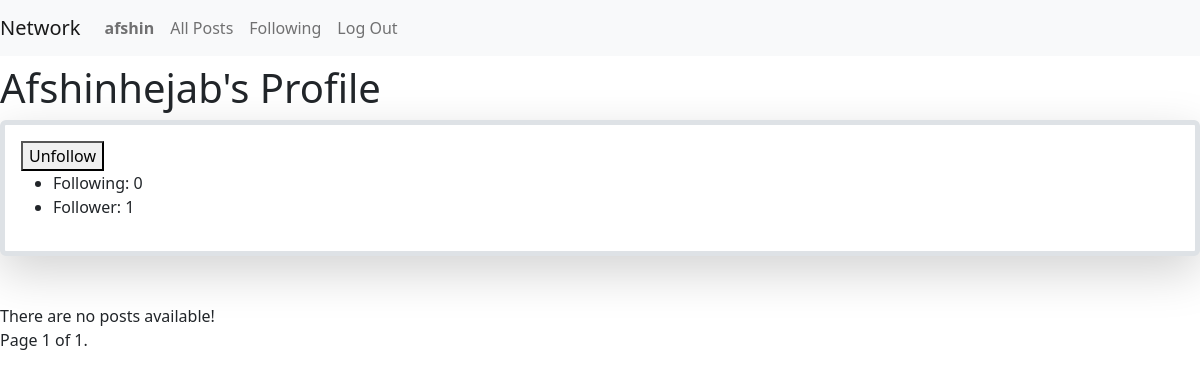
The page /?profile=2 (signed in) on the database as committed earlier.
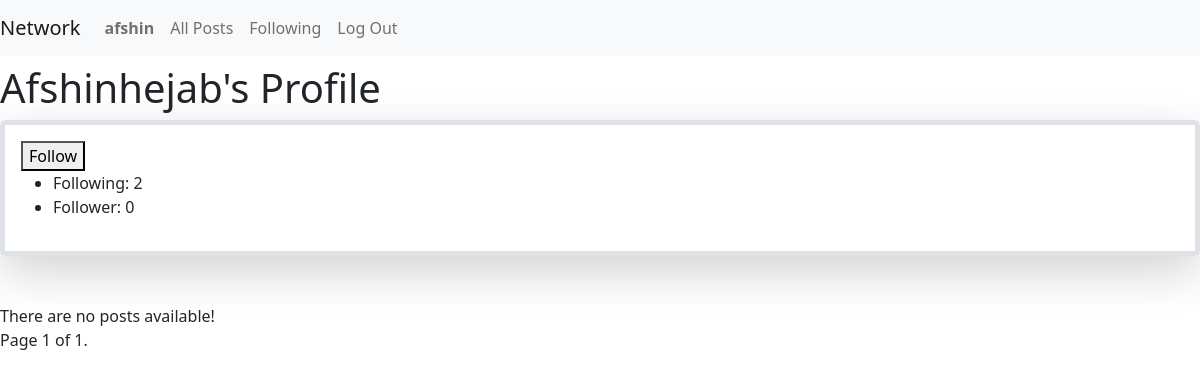
The same page on the database as committed later.
### network/models.py (models this page shows, shortened)
class User(AbstractUser):
    def following_list(self):
        return [following.following.id for following in self.following.all()] #user_id of the followings will be listed

### network/views.py (the view)
# urls.py: path("", views.index, name="index"),
def index(request):
    posts = Post.objects.all()
    posts = posts.order_by("-timestamp").all()
    users = User.objects.all()
    users_ids = [user.id for user in users]
    page_number = request.GET.get('page')
    profile = request.GET.get('profile')
    profile_view = False
    network_view = False
    newPost_view = False
    posts_view = False
    user_profile = None
    try:
        int(profile)
        if int(profile) in users_ids:
            user_profile = users.get(id=int(profile))
            posts = posts.filter(user=user_profile)
            header1 = f"{user_profile}'s profile"
            profile_view = True
            if user_profile == request.user:
                newPost_view = True
            posts_view = True
        else:
            header1 = 'all posts'
            newPost_view = True
            posts_view = True
    except:
        if profile == 'myprofile':
            posts = posts.filter(user=request.user)
            header1 = f"{request.user}'s profile"
            profile = request.user.id
            user_profile = request.user
            profile_view = True
            newPost_view = True
            posts_view = True
        elif profile == 'following':
            try:
                followings_ids = request.user.following_list()
                followings_users = [User.objects.get(id=id) for id in followings_ids]
                posts = posts.filter(user__in=followings_users)
            except:
                posts=[]
            header1 = 'following'
            posts_view = True
        elif profile == 'network':
            header1 = 'Network'
            network_view = True
        else:
            header1 = 'all posts'
            newPost_view = True
            posts_view = True
    paginator = Paginator(posts, 10) # Show 10 posts per page.
    page_obj = paginator.get_page(page_number)
    context = {
        'page_obj':page_obj,
        'header1':header1,
        'profile':profile,
        'users':users,
        'profile_view':profile_view,
        'user_profile':user_profile,
        'network_view':network_view,
        'newPost_view': newPost_view,
        'posts_view': posts_view
    }
    return render(request, "network/index.html", context)

### network/templates/network/index.html (shortened to what this page needs)
{% extends "network/layout.html" %}
{% load static %}
{% block body %}
<h1>{{ header1|title }}</h1>
{% if profile_view %}
    <div id='profile-view' class="border rounded border-5 shadow-lg p-3 mb-5 bg-body">
        {% if user.is_authenticated and not profile|add:'0'  == request.user.id %}
            <div id='follow' data-activeuserid={{ request.user.id }}>
                {% if profile|add:'0' in request.user.following_list %}
                    <button id='unfollowButton' data-user_id={{ profile }} data-activeuserid={{ request.user.id }} style="display: block;">Unfollow</button>
                {% else %}
                    <button id='followButton' data-user_id={{ profile }} data-activeuserid={{ request.user.id }} style="display: block;">Follow</button>
                {% endif %}
            </div>
        {% endif %}
        <ul>
            <li>Following: <text id='followingCount'>{{ user_profile.following.count }}</text></li>
            <li>Follower: <text id='followerCount'>{{ user_profile.follower.count }}</text></li>
        </ul>
    </div>
{% endif %}
{% if posts_view %}
    <div id='allposts-view' data-activeuserid={{ request.user.id }}>
        {% for post in page_obj %}
            <div data-activeuserid={{ request.user.id }} data-user_id={{ post.user.id }} data-post_id={{ post.id }} class="post border rounded border-5 shadow-lg p-3 mb-5 bg-body">
                <h4><a href='?profile={{ post.user.id }}'>{{ post.user }}</a></h4>
                <button class="edit" data-post_id={{ post.id }} style="display: block;">Edit</button>
                <textarea class="editedPostBody" style="display: block;">{{ post.body }}</textarea>
                <button class="save" data-post_id={{ post.id }} style="display: block;">Save</button>
                {% csrf_token %}
                <text class="currentPostBody">{{ post.body }}</text>
                <hr>
                <time>{{ post.timestamp }}</time>
                | Likes❤️
                <text class="likescount">{{ post.countlikes }}</text>
                {% if request.user.id == post.user.id or not user.is_authenticated %}
                    <button class="like" data-post_id={{ post.id }} style="display: none;">Like</button>
                    <button class="unlike" data-post_id={{ post.id }} style="display: none;">Unlike</button>
                {% elif request.user.id in post.liker %}
                    <button class="like" data-post_id={{ post.id }} style="display: none;">Like</button>
                    <button class="unlike" data-post_id={{ post.id }} style="display: block;">Unlike</button>
                {% else%}
                    <button class="like" data-post_id={{ post.id }} style="display: block;">Like</button>
                    <button class="unlike" data-post_id={{ post.id }} style="display: none;">Unlike</button>
                {% endif %}
            </div>
        {% empty %}
        There are no posts available!
        {% endfor %}
    </div>
    <div class="pagination">
        <span class="step-links">
            <span class="current">
                Page {{ page_obj.number }} of {{ page_obj.paginator.num_pages }}.
            </span>
        </span>
    </div>
{% endif %}
{% endblock %}

### network/templates/network/layout.html (shortened to what this page needs)
{% load static %}
<!DOCTYPE html>
<html lang="en">
    <head>
        <link href="https://cdn.jsdelivr.net/npm/bootstrap@5.2.3/dist/css/bootstrap.min.css" rel="stylesheet">
        <link href="{% static 'network/styles.css' %}" rel="stylesheet">
    </head>
    <body>
        <nav class="navbar navbar-expand-lg navbar-light bg-light">
            <a class="navbar-brand" id='network-link' href="?profile=network">Network</a>
            <div>
              <ul class="navbar-nav mr-auto">
                {% if user.is_authenticated %}
                    <li class="nav-item">
                        <a class="nav-link" id='profile-link' data-userid={{ user.id }} href="?profile=myprofile&page=1"><strong>{{ user.username }}</strong></a>
                    </li>
                {% endif %}
                <li class="nav-item">
                  <a class="nav-link" id='allposts-link' href="?profile=all&page=1">All Posts</a>
                </li>
                {% if user.is_authenticated %}
                    <li class="nav-item">
                        <a class="nav-link" id='following-link' href="?profile=following&page=1">Following</a>
                    </li>
                    <li class="nav-item">
                        <a class="nav-link" href="{% url 'logout' %}">Log Out</a>
                    </li>
                {% endif %}
              </ul>
            </div>
        </nav>
        <div class="body">
            {% block body %}
            {% endblock %}
        </div>
    </body>
</html>

Rows that differ between the two databases and show on the page:
changed User (number 2 of 2 on the later page): following.count "0" → "2"; follower.count "1" → "0"
Other text that changed with them:
text no longer shown: "Unfollow"
text now shown: "Follow"
